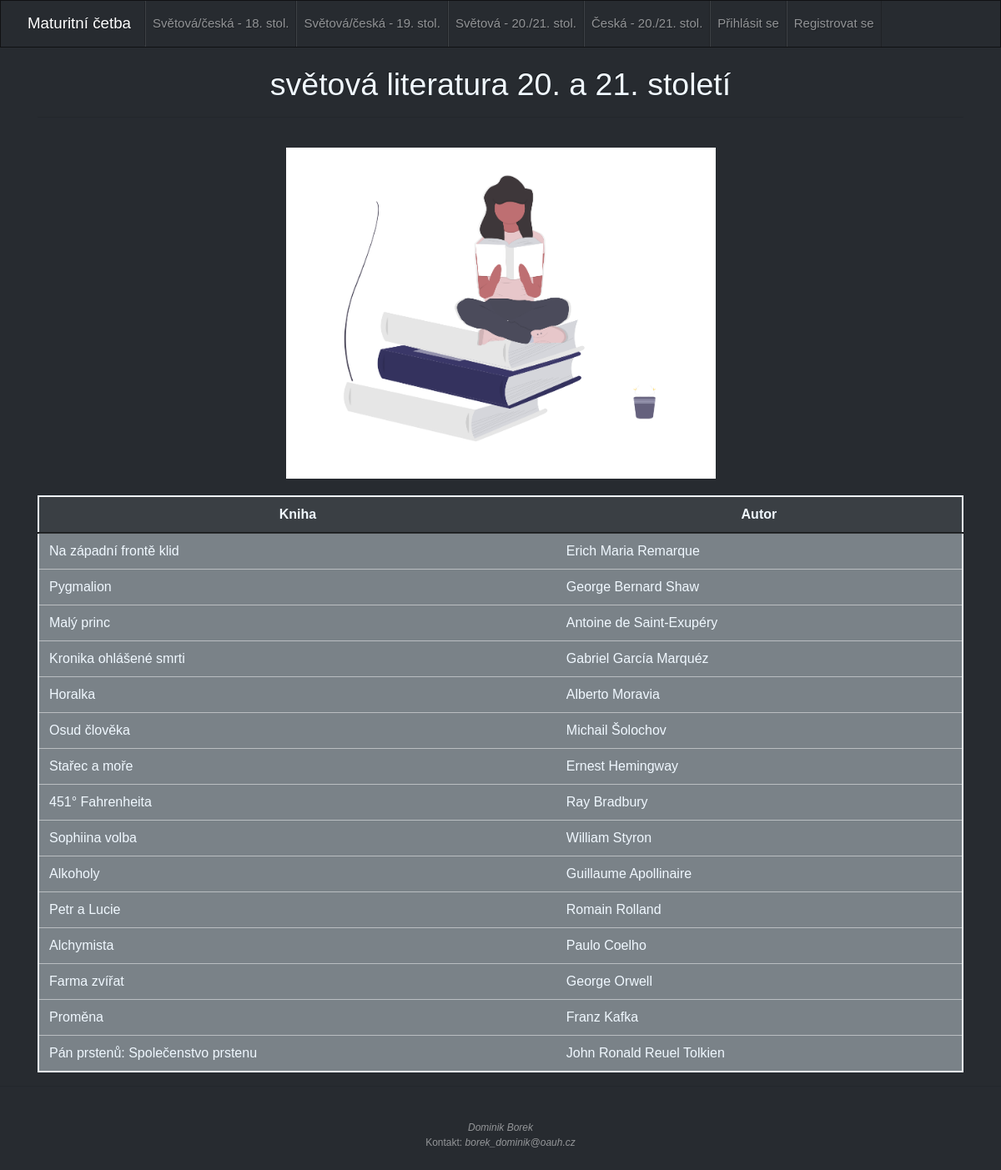
Screenshot of /index.php/cetba_controller/treti_strana with the database file from the repository.
### tables this page shows
CREATE TABLE `menu` (
  `idmenu` int(11) NOT NULL,
  `id_categorie` varchar(45) DEFAULT NULL,
  `categorie` varchar(45) DEFAULT NULL
);

CREATE TABLE `knihy` (
  `id_knihy` int(11) NOT NULL,
  `nazev_knihy` varchar(45) DEFAULT NULL,
  `autor` varchar(45) DEFAULT NULL,
  `prebal` varchar(500) DEFAULT NULL,
  `obdobi_idobdobi` int(11) NOT NULL
);

### application/controllers/Cetba_controller.php (called while the page is built, shortened)
<?php defined('BASEPATH') OR exit('No direct script access allowed');
class Cetba_controller extends CI_Controller {
	function  __construct(){
		$this->load->model('cetba_model');
	}
	public function treti_strana() {
	    $data['menu'] = $this->cetba_model->get_menu_polozky();
	    $data['knihy'] = $this->cetba_model->get_strana_3();
		$this->load->view('layout/header');
		$this->load->view('layout/navbar', $data);
		$this->load->view('pages/treti_strana', $data);
		$this->load->view('layout/footer');
	}
}

### index.php (called while the page is built, shortened)
<?php
require_once BASEPATH.'core/CodeIgniter.php';

### application/models/Cetba_model.php (called while the page is built, shortened)
<?php
class cetba_model extends CI_Model{
	public function get_menu_polozky()
	{
        if ($this->ion_auth->logged_in())
        {
            $this->db->select('categorie, id_categorie');
            $this->db->from('menu_logged');
            $this->db->order_by('idmenu');
            $query = $this->db->get();
            return $query->result();
        }
        else
        {
		$this->db->select('categorie, id_categorie');
		$this->db->from('menu');
		$this->db->order_by('idmenu');
		$query = $this->db->get();
        return $query->result();
        }
    }
    public function get_strana_3()
    {
        $this->db->select('nazev_knihy, autor, id_knihy');
        $this->db->from('knihy');
        $this->db->where('obdobi_idobdobi=3');
        $this->db->order_by('id_knihy');
        $query = $this->db->get();
        return $query->result();
    }
}

### application/views/pages/treti_strana.php (the view)
<div class="container">
<br>
<h1>světová literatura 20. a 21. století</h1>
<hr>
<img src="assets/pic/book_reading.png" alt="book" class="center">
  <table class="table">
  <thead>
    <tr class="table-primary">
      <th scope="col">Kniha</th>
      <th scope="col">Autor</th>
    </tr>
  </thead>
  <tbody>
     <?php foreach($knihy as $knihy): ?>
      <tr class="table-secondary">
            <td>
              <a href="<?php echo base_url("kniha/".$knihy->id_knihy);?>">
                <?php echo $knihy->nazev_knihy;?>
            </td>
            <td>
                <?php echo $knihy->autor; ?>
            </td>
    </tr>
  <?php endforeach; ?>
  </tbody>
</table>
</div>

### application/views/layout/navbar.php (shortened to what this page needs)
<body>
	<nav class="navbar navbar-expand-lg navbar-dark bg-dark">
	  <a class="navbar-brand" href="<?php echo base_url();?>">Maturitní četba</a>
	  <div class="collapse navbar-collapse" id="navbarColor02">
	    <ul class="navbar-nav mr-auto">
			<?php foreach($menu as $p): ?>
                       <li class="nav-item">
                           <a class="nav-link" href="<?php echo base_url($p->id_categorie)?>"><?= $p->categorie ?><span class="sr-only">(current)</span></a>
                       </li>
               <?php endforeach; ?>
	    </ul>
	  </div>
	</nav>

### assets/css/style.css (style rules this page uses)
* { font-family:Verdana, Geneva, Tahoma, sans-serif; }
.center { display: block; margin-left: auto; margin-right: auto; width: 50%; padding: 20px; }
h1 { text-align: center; color: aliceblue; }
.table { border: 2px solid aliceblue; }
.table-primary { text-align: center; color: aliceblue; }
a { color: aliceblue; }
td { color: aliceblue; }

### rows the page displays
menu: categorie "Světová/česká - 18. stol."
menu: categorie "Světová/česká - 19. stol."
menu: categorie "Světová - 20./21. stol."
menu: categorie "Česká - 20./21. stol."
menu: categorie "Přihlásit se"
menu: categorie "Registrovat se"
knihy: nazev_knihy "Na západní frontě klid", autor "Erich Maria Remarque"
knihy: nazev_knihy "Pygmalion", autor "George Bernard Shaw"
knihy: nazev_knihy "Malý princ", autor "Antoine de Saint-Exupéry"
knihy: nazev_knihy "Kronika ohlášené smrti", autor "Gabriel García Marquéz"
knihy: nazev_knihy "Horalka", autor "Alberto Moravia"
knihy: nazev_knihy "Osud člověka", autor "Michail Šolochov"
knihy: nazev_knihy "Stařec a moře", autor "Ernest Hemingway"
knihy: nazev_knihy "451° Fahrenheita", autor "Ray Bradbury"
knihy: nazev_knihy "Sophiina volba", autor "William Styron"
knihy: nazev_knihy "Alkoholy", autor "Guillaume Apollinaire"
knihy: nazev_knihy "Petr a Lucie", autor "Romain Rolland"
knihy: nazev_knihy "Alchymista", autor "Paulo Coelho"
knihy: nazev_knihy "Farma zvířat", autor "George Orwell"
knihy: nazev_knihy "Proměna", autor "Franz Kafka"
knihy: nazev_knihy "Pán prstenů: Společenstvo prstenu", autor "John Ronald Reuel Tolkien"
